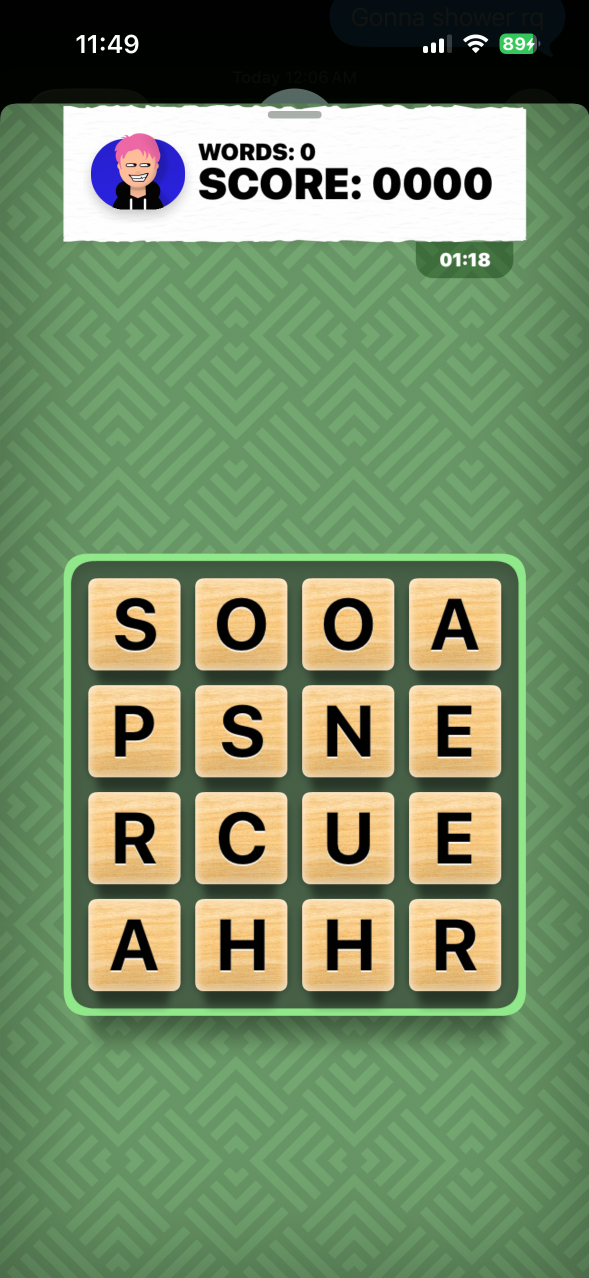
#> input picture Scripts/tests/fixtures/ios26_board.png, 1178 x 2556 px (shown at 1/2 size)
$ python -i board_recognition.py   (imports and definitions only)
#> lines starting #> are read from the running program, lines starting #| are printed output that depends on the picture; after the words box and inside, x2 and y2 are one past the last pixel; in counts of white or black regions, pixels touching at a corner belong together
#> further down, picture is the input picture: shape (2556, 1178, 3); mean B, G, R 103.1, 141.3, 118.9
"""Detect Word Hunt tiles and recognize their interiors without fixed screen offsets."""

import json
from pathlib import Path

import cv2
import numpy as np


def detect_tiles(image, grid_size=4):
#> called with grid_size = 4
    if image is None:
        raise ValueError('Cannot read screenshot')
    height, width = image.shape[:2]
#> height = 2556; width = 1178
    hsv = cv2.cvtColor(image, cv2.COLOR_BGR2HSV)
#> hsv: shape (2556, 1178, 3); mean H, S, V 49.3, 86.7, 148.1
    # Wooden tiles are bright and warm; the green board and white score card are excluded.
    mask = cv2.inRange(hsv, (8, 25, 160), (40, 155, 255))
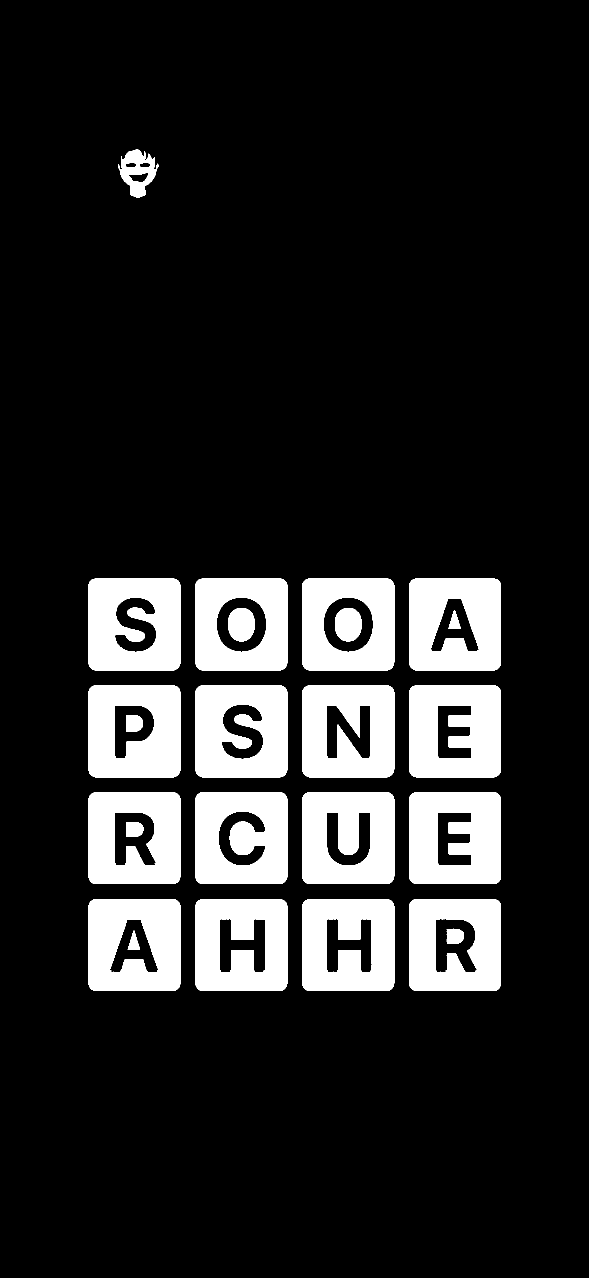
#> mask: shape (2556, 1178) (shown at 1/2 size); 15.3% white; 24 white regions, largest, box (x1, y1, x2, y2) and area: (390, 1584, 575, 1768) 28793, (604, 1584, 789, 1768) 28769, (818, 1370, 1002, 1555) 28740
    kernel_size = max(3, round(width / 300))
#> kernel_size = 4
    mask = cv2.morphologyEx(mask, cv2.MORPH_CLOSE, np.ones((kernel_size, kernel_size), np.uint8))
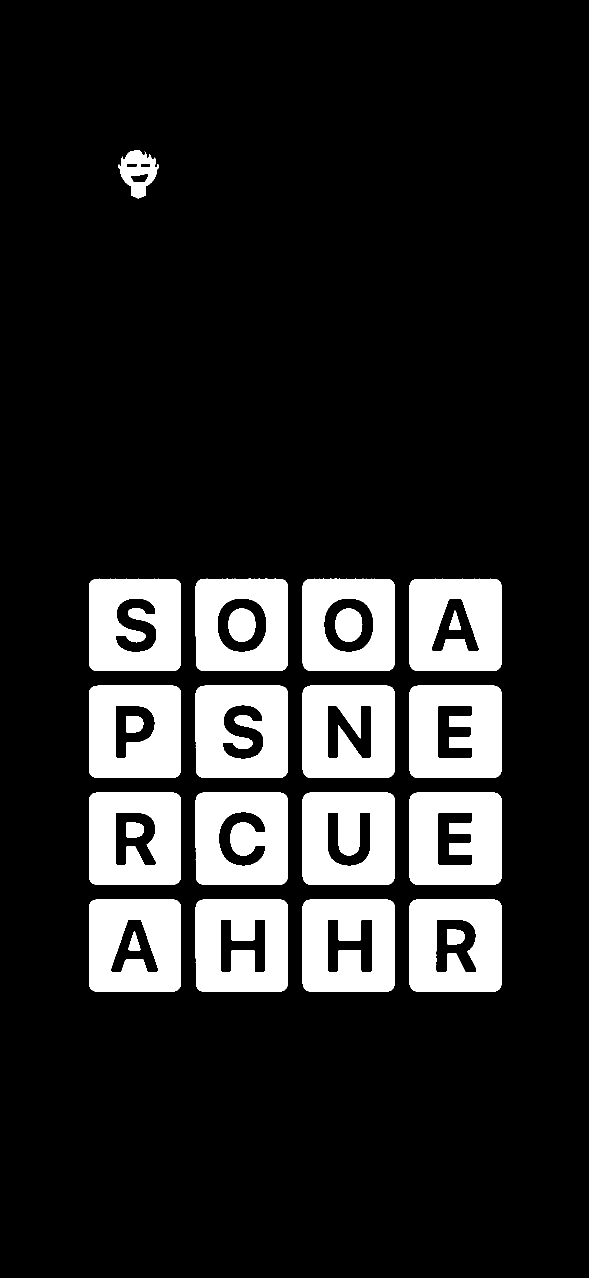
#> mask: shape (2556, 1178) (shown at 1/2 size); 15.3% white; 24 white regions
    contours, _ = cv2.findContours(mask, cv2.RETR_EXTERNAL, cv2.CHAIN_APPROX_SIMPLE)
#> contours = 17 contours; largest, box (x1, y1, x2, y2) and area: (605, 1371, 790, 1556) 33601, (391, 1371, 576, 1556) 33547, (605, 1157, 790, 1342) 33471, (178, 1371, 362, 1556) 33454, (605, 1799, 790, 1983) 33453
    boxes = []
    for contour in contours:
        x, y, w, h = cv2.boundingRect(contour)
        if (0.07 * width < w < 0.26 * width and 0.8 < w / h < 1.2
                and y > 0.2 * height and cv2.contourArea(contour) > 0.65 * w * h):
            boxes.append((x, y, w, h))
#> this loop made 17 passes
#> (x, y, w, h) on passes 1 to 12: (819, 1799, 184, 184), (605, 1799, 185, 184), (391, 1799, 185, 184), (178, 1799, 184, 184), (819, 1585, 184, 184), (605, 1585, 185, 184), (391, 1585, 185, 184), (178, 1585, 184, 184), (819, 1371, 184, 185), (605, 1371, 185, 185), (391, 1371, 185, 185), (178, 1371, 184, 185)
#> after the loop, boxes = 16 items, first 6: (819, 1799, 184, 184), (605, 1799, 185, 184), (391, 1799, 185, 184), (178, 1799, 184, 184), (819, 1585, 184, 184), (605, 1585, 185, 184)
    if len(boxes) != grid_size ** 2:
        raise ValueError(f'Expected {grid_size ** 2} wooden tiles; detected {len(boxes)}. Open an unobscured Word Hunt board.')
    boxes.sort(key=lambda box: box[1] + box[3] / 2)
    rows = [sorted(boxes[i:i + grid_size]) for i in range(0, len(boxes), grid_size)]
#> rows = 4 items
    sizes = np.array([(box[2], box[3]) for row in rows for box in row])
#> sizes = 16 rows, first 8: [184, 185], [185, 185], [185, 185], [184, 185], [184, 185], [185, 185], [185, 185], [184, 185]
    if np.max(sizes, axis=0).max() / np.min(sizes, axis=0).min() > 1.2:
        raise ValueError('Detected tile sizes are inconsistent; refusing to guess a grid')
    centers = np.array([[(x + w / 2, y + h / 2) for x, y, w, h in row] for row in rows])
    pitch_x = np.median(np.diff(centers[:, :, 0], axis=1))
#> pitch_x = 213.5
    pitch_y = np.median(np.diff(centers[:, :, 1], axis=0))
#> pitch_y = 214
    if (pitch_x <= 0 or pitch_y <= 0 or abs(pitch_x - pitch_y) > 0.15 * max(pitch_x, pitch_y)
            or np.max(np.abs(centers[:, :, 1] - centers[:, :1, 1])) > 0.1 * pitch_y
            or np.max(np.abs(centers[:, :, 0] - centers[:1, :, 0])) > 0.1 * pitch_x):
        raise ValueError('Detected tiles do not form a regular grid; refusing to swipe')
    return rows


# [61 lines left out: functions prepare_letter, read_board, screen_geometry, not called in this run]

>>> import cv2
>>> picture = cv2.imread('tests/fixtures/ios26_board.png')
>>> result = detect_tiles(picture)
#> result = 4 items
